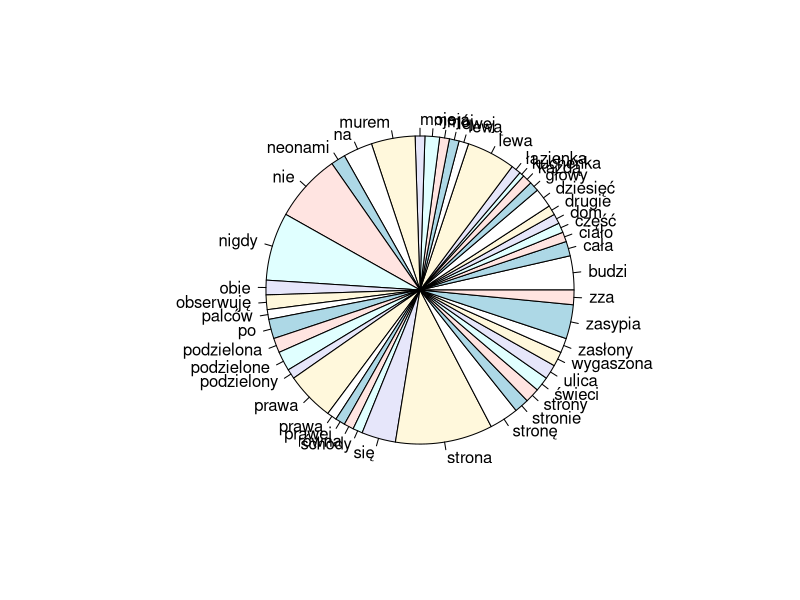
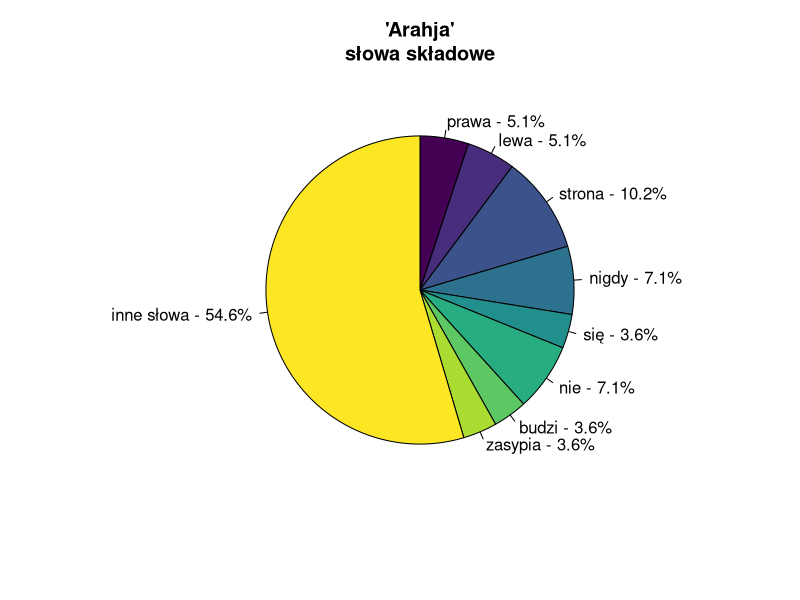

The R script that drew these images, in order:
lyr <- "Mój dom murem podzielony
Podzielone murem schody
Po lewej stronie łazienka
Po prawej stronie kuchenka

Mój dom murem podzielony
Podzielone murem schody
Po lewej stronie łazienka
Po prawej…

Moje ciało murem podzielone
Dziesięć palców na lewą stronę
Drugie dziesięć na prawą stronę
Głowy równa część na każdą stronę

Moje ciało murem podzielone
Dziesięć palców na lewą stronę
Drugie dziesięć na prawą stronę
Głowy równa część na każdą stronę

Moja ulica murem podzielona
Świeci neonami prawa strona
Lewa strona cała wygaszona
Zza zasłony obserwuję obie strony

Moja ulica murem podzielona
Świeci neonami prawa strona
Lewa strona cała wygaszona
Zza zasłony obserwuję obie strony

Moja ulica murem podzielona
Świeci neonami prawa strona
Lewa strona cała wygaszona
Zza zasłony obserwuję obie strony

Lewa strona nigdy się nie budzi
Prawa strona nigdy nie zasypia
Lewa strona nigdy się nie budzi
Prawa strona nigdy nie zasypia
Lewa strona nigdy się nie budzi
Prawa strona nigdy nie zasypia
Lewa strona nigdy się nie budzi
Prawa strona nigdy nie zasypia
Lewa strona nigdy się nie budzi
Prawa strona nigdy nie zasypia
Lewa strona nigdy się nie budzi
Prawa strona nigdy nie zasypia
Lewa strona nigdy się nie budzi
Prawa strona nigdy nie zasypia"

words <- tolower(unlist(stringr::str_split(lyr, "[[:space:][:punct:]]+")))
words
pie(table(words))
View(data.frame(table(words)))

mainwords <- c("prawa", "lewa", "strona", "nigdy", "się", "nie", "budzi", "zasypia")
words2<- words
words2[!(words %in% mainwords)]<-"inne słowa"
words_levels <-c(mainwords, "inne słowa")
#words_levels <-c(mainwords)
words3<-factor(words2, level = words_levels)
pie(table(words3), 
    clockwise=TRUE, 
    col= viridis::viridis(length(mainwords)+1), 
    #    main="Lyrical composition\nof Let It Be", 
    # main="Występowanie poszczególnych słów\n w Let It Be zespołu The Beatles" 
    main="'Arahja'\nsłowa składowe", 
    labels=paste(levels(words3),'-', paste0(round(table(words3)/sum(table(words3))*100,1),'%')))


# library(ggplot2)
# ggplot(data = as.data.frame(table(words3)), aes(x="", y=Freq, fill=words3)) + 
#   geom_bar(width = 1, stat = "identity", color = "white") +
#   coord_polar("y", start = 0)


